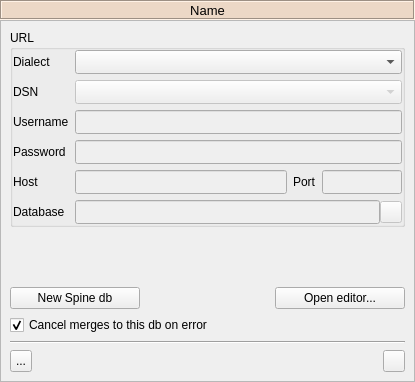
<?xml version="1.0" encoding="UTF-8"?>
<!--
######################################################################################################################
# Copyright (C) 2017-2020 Spine project consortium
# This file is part of Spine Items.
# Spine Items is free software: you can redistribute it and\/or modify it under the terms of the GNU Lesser General
# Public License as published by the Free Software Foundation, either version 3 of the License, or (at your option)
# any later version. This program is distributed in the hope that it will be useful, but WITHOUT ANY WARRANTY;
# without even the implied warranty of MERCHANTABILITY or FITNESS FOR A PARTICULAR PURPOSE. See the GNU Lesser General
# Public License for more details. You should have received a copy of the GNU Lesser General Public License along with
# this program. If not, see <http:\/\/www.gnu.org\/licenses\/>.
######################################################################################################################
-->
<ui version="4.0">
 <class>Form</class>
 <widget class="QWidget" name="Form">
  <property name="geometry">
   <rect>
    <x>0</x>
    <y>0</y>
    <width>415</width>
    <height>382</height>
   </rect>
  </property>
  <property name="windowTitle">
   <string>Form</string>
  </property>
  <layout class="QVBoxLayout" name="verticalLayout">
   <property name="spacing">
    <number>0</number>
   </property>
   <property name="leftMargin">
    <number>0</number>
   </property>
   <property name="topMargin">
    <number>0</number>
   </property>
   <property name="rightMargin">
    <number>0</number>
   </property>
   <property name="bottomMargin">
    <number>0</number>
   </property>
   <item>
    <widget class="QLabel" name="label_ds_name">
     <property name="sizePolicy">
      <sizepolicy hsizetype="Preferred" vsizetype="Fixed">
       <horstretch>0</horstretch>
       <verstretch>0</verstretch>
      </sizepolicy>
     </property>
     <property name="minimumSize">
      <size>
       <width>0</width>
       <height>20</height>
      </size>
     </property>
     <property name="maximumSize">
      <size>
       <width>16777215</width>
       <height>20</height>
      </size>
     </property>
     <property name="font">
      <font>
       <pointsize>10</pointsize>
       <weight>50</weight>
       <bold>false</bold>
       <kerning>true</kerning>
      </font>
     </property>
     <property name="styleSheet">
      <string notr="true">background-color: #ecd8c6;</string>
     </property>
     <property name="frameShape">
      <enum>QFrame::Box</enum>
     </property>
     <property name="frameShadow">
      <enum>QFrame::Sunken</enum>
     </property>
     <property name="lineWidth">
      <number>1</number>
     </property>
     <property name="text">
      <string>Name</string>
     </property>
     <property name="scaledContents">
      <bool>false</bool>
     </property>
     <property name="alignment">
      <set>Qt::AlignCenter</set>
     </property>
     <property name="wordWrap">
      <bool>true</bool>
     </property>
    </widget>
   </item>
   <item>
    <widget class="QScrollArea" name="scrollArea_5">
     <property name="widgetResizable">
      <bool>true</bool>
     </property>
     <widget class="QWidget" name="scrollAreaWidgetContents_7">
      <property name="geometry">
       <rect>
        <x>0</x>
        <y>0</y>
        <width>413</width>
        <height>360</height>
       </rect>
      </property>
      <layout class="QVBoxLayout" name="verticalLayout_25">
       <item>
        <widget class="QGroupBox" name="groupBox_3">
         <property name="title">
          <string>URL</string>
         </property>
         <layout class="QVBoxLayout" name="verticalLayout_26">
          <property name="spacing">
           <number>6</number>
          </property>
          <property name="leftMargin">
           <number>0</number>
          </property>
          <property name="topMargin">
           <number>0</number>
          </property>
          <property name="rightMargin">
           <number>0</number>
          </property>
          <property name="bottomMargin">
           <number>0</number>
          </property>
          <item>
           <layout class="QGridLayout" name="gridLayout_3">
            <item row="5" column="0">
             <widget class="QLabel" name="label_database">
              <property name="sizePolicy">
               <sizepolicy hsizetype="Fixed" vsizetype="Fixed">
                <horstretch>0</horstretch>
                <verstretch>0</verstretch>
               </sizepolicy>
              </property>
              <property name="font">
               <font>
                <pointsize>9</pointsize>
               </font>
              </property>
              <property name="text">
               <string>Database</string>
              </property>
             </widget>
            </item>
            <item row="0" column="2" colspan="2">
             <layout class="QHBoxLayout" name="horizontalLayout_12">
              <item>
               <widget class="QComboBox" name="comboBox_dialect">
                <property name="sizePolicy">
                 <sizepolicy hsizetype="Expanding" vsizetype="Fixed">
                  <horstretch>0</horstretch>
                  <verstretch>0</verstretch>
                 </sizepolicy>
                </property>
                <property name="minimumSize">
                 <size>
                  <width>0</width>
                  <height>24</height>
                 </size>
                </property>
                <property name="maximumSize">
                 <size>
                  <width>16777215</width>
                  <height>24</height>
                 </size>
                </property>
                <property name="font">
                 <font>
                  <pointsize>9</pointsize>
                 </font>
                </property>
               </widget>
              </item>
             </layout>
            </item>
            <item row="1" column="2" colspan="2">
             <widget class="QComboBox" name="comboBox_dsn">
              <property name="enabled">
               <bool>false</bool>
              </property>
              <property name="sizePolicy">
               <sizepolicy hsizetype="Expanding" vsizetype="Fixed">
                <horstretch>0</horstretch>
                <verstretch>0</verstretch>
               </sizepolicy>
              </property>
              <property name="minimumSize">
               <size>
                <width>0</width>
                <height>24</height>
               </size>
              </property>
              <property name="maximumSize">
               <size>
                <width>16777215</width>
                <height>24</height>
               </size>
              </property>
              <property name="font">
               <font>
                <pointsize>9</pointsize>
               </font>
              </property>
             </widget>
            </item>
            <item row="5" column="2" colspan="2">
             <layout class="QHBoxLayout" name="horizontalLayout_24">
              <property name="spacing">
               <number>0</number>
              </property>
              <item>
               <widget class="CustomQLineEdit" name="lineEdit_database">
                <property name="enabled">
                 <bool>false</bool>
                </property>
                <property name="sizePolicy">
                 <sizepolicy hsizetype="Expanding" vsizetype="Fixed">
                  <horstretch>0</horstretch>
                  <verstretch>0</verstretch>
                 </sizepolicy>
                </property>
                <property name="minimumSize">
                 <size>
                  <width>0</width>
                  <height>24</height>
                 </size>
                </property>
                <property name="maximumSize">
                 <size>
                  <width>16777215</width>
                  <height>24</height>
                 </size>
                </property>
                <property name="font">
                 <font>
                  <pointsize>9</pointsize>
                 </font>
                </property>
                <property name="cursor">
                 <cursorShape>IBeamCursor</cursorShape>
                </property>
                <property name="placeholderText">
                 <string/>
                </property>
                <property name="clearButtonEnabled">
                 <bool>true</bool>
                </property>
               </widget>
              </item>
              <item>
               <widget class="QToolButton" name="toolButton_select_sqlite_file">
                <property name="enabled">
                 <bool>false</bool>
                </property>
                <property name="sizePolicy">
                 <sizepolicy hsizetype="Expanding" vsizetype="Fixed">
                  <horstretch>0</horstretch>
                  <verstretch>0</verstretch>
                 </sizepolicy>
                </property>
                <property name="minimumSize">
                 <size>
                  <width>22</width>
                  <height>22</height>
                 </size>
                </property>
                <property name="maximumSize">
                 <size>
                  <width>22</width>
                  <height>22</height>
                 </size>
                </property>
                <property name="toolTip">
                 <string>&lt;html&gt;&lt;head/&gt;&lt;body&gt;&lt;p&gt;Select SQLite file&lt;/p&gt;&lt;/body&gt;&lt;/html&gt;</string>
                </property>
                <property name="icon">
                 <iconset resource="../../ui/resources/resources_icons.qrc">
                  <normaloff>:/icons/folder-open-regular.svg</normaloff>:/icons/folder-open-regular.svg</iconset>
                </property>
               </widget>
              </item>
             </layout>
            </item>
            <item row="0" column="0">
             <widget class="QLabel" name="label_dialect">
              <property name="sizePolicy">
               <sizepolicy hsizetype="Fixed" vsizetype="Fixed">
                <horstretch>0</horstretch>
                <verstretch>0</verstretch>
               </sizepolicy>
              </property>
              <property name="maximumSize">
               <size>
                <width>16777215</width>
                <height>16777215</height>
               </size>
              </property>
              <property name="font">
               <font>
                <pointsize>9</pointsize>
               </font>
              </property>
              <property name="text">
               <string>Dialect</string>
              </property>
             </widget>
            </item>
            <item row="1" column="0">
             <widget class="QLabel" name="label_dsn">
              <property name="sizePolicy">
               <sizepolicy hsizetype="Fixed" vsizetype="Fixed">
                <horstretch>0</horstretch>
                <verstretch>0</verstretch>
               </sizepolicy>
              </property>
              <property name="font">
               <font>
                <pointsize>9</pointsize>
               </font>
              </property>
              <property name="text">
               <string>DSN</string>
              </property>
             </widget>
            </item>
            <item row="2" column="2" colspan="2">
             <widget class="PropertyQLineEdit" name="lineEdit_username">
              <property name="enabled">
               <bool>false</bool>
              </property>
              <property name="sizePolicy">
               <sizepolicy hsizetype="Expanding" vsizetype="Fixed">
                <horstretch>0</horstretch>
                <verstretch>0</verstretch>
               </sizepolicy>
              </property>
              <property name="minimumSize">
               <size>
                <width>0</width>
                <height>24</height>
               </size>
              </property>
              <property name="maximumSize">
               <size>
                <width>5000</width>
                <height>24</height>
               </size>
              </property>
              <property name="font">
               <font>
                <pointsize>9</pointsize>
               </font>
              </property>
              <property name="placeholderText">
               <string/>
              </property>
              <property name="clearButtonEnabled">
               <bool>true</bool>
              </property>
             </widget>
            </item>
            <item row="2" column="0">
             <widget class="QLabel" name="label_username">
              <property name="sizePolicy">
               <sizepolicy hsizetype="Fixed" vsizetype="Fixed">
                <horstretch>0</horstretch>
                <verstretch>0</verstretch>
               </sizepolicy>
              </property>
              <property name="font">
               <font>
                <pointsize>9</pointsize>
               </font>
              </property>
              <property name="text">
               <string>Username</string>
              </property>
             </widget>
            </item>
            <item row="3" column="2" colspan="2">
             <widget class="PropertyQLineEdit" name="lineEdit_password">
              <property name="enabled">
               <bool>false</bool>
              </property>
              <property name="sizePolicy">
               <sizepolicy hsizetype="Expanding" vsizetype="Fixed">
                <horstretch>0</horstretch>
                <verstretch>0</verstretch>
               </sizepolicy>
              </property>
              <property name="minimumSize">
               <size>
                <width>0</width>
                <height>24</height>
               </size>
              </property>
              <property name="maximumSize">
               <size>
                <width>5000</width>
                <height>24</height>
               </size>
              </property>
              <property name="font">
               <font>
                <pointsize>9</pointsize>
               </font>
              </property>
              <property name="echoMode">
               <enum>QLineEdit::Password</enum>
              </property>
              <property name="placeholderText">
               <string/>
              </property>
              <property name="clearButtonEnabled">
               <bool>true</bool>
              </property>
             </widget>
            </item>
            <item row="4" column="2" colspan="2">
             <layout class="QHBoxLayout" name="horizontalLayout_23">
              <item>
               <widget class="PropertyQLineEdit" name="lineEdit_host">
                <property name="enabled">
                 <bool>false</bool>
                </property>
                <property name="sizePolicy">
                 <sizepolicy hsizetype="Expanding" vsizetype="Fixed">
                  <horstretch>3</horstretch>
                  <verstretch>0</verstretch>
                 </sizepolicy>
                </property>
                <property name="minimumSize">
                 <size>
                  <width>0</width>
                  <height>24</height>
                 </size>
                </property>
                <property name="maximumSize">
                 <size>
                  <width>5000</width>
                  <height>24</height>
                 </size>
                </property>
                <property name="font">
                 <font>
                  <pointsize>9</pointsize>
                 </font>
                </property>
                <property name="placeholderText">
                 <string/>
                </property>
                <property name="clearButtonEnabled">
                 <bool>true</bool>
                </property>
               </widget>
              </item>
              <item>
               <widget class="QLabel" name="label_port">
                <property name="sizePolicy">
                 <sizepolicy hsizetype="Fixed" vsizetype="Fixed">
                  <horstretch>1</horstretch>
                  <verstretch>0</verstretch>
                 </sizepolicy>
                </property>
                <property name="font">
                 <font>
                  <pointsize>9</pointsize>
                 </font>
                </property>
                <property name="text">
                 <string>Port</string>
                </property>
               </widget>
              </item>
              <item>
               <widget class="PropertyQLineEdit" name="lineEdit_port">
                <property name="enabled">
                 <bool>false</bool>
                </property>
                <property name="sizePolicy">
                 <sizepolicy hsizetype="Expanding" vsizetype="Fixed">
                  <horstretch>0</horstretch>
                  <verstretch>0</verstretch>
                 </sizepolicy>
                </property>
                <property name="minimumSize">
                 <size>
                  <width>0</width>
                  <height>24</height>
                 </size>
                </property>
                <property name="maximumSize">
                 <size>
                  <width>80</width>
                  <height>24</height>
                 </size>
                </property>
                <property name="font">
                 <font>
                  <pointsize>9</pointsize>
                 </font>
                </property>
                <property name="inputMethodHints">
                 <set>Qt::ImhNone</set>
                </property>
                <property name="placeholderText">
                 <string/>
                </property>
               </widget>
              </item>
             </layout>
            </item>
            <item row="3" column="0">
             <widget class="QLabel" name="label_password">
              <property name="sizePolicy">
               <sizepolicy hsizetype="Fixed" vsizetype="Fixed">
                <horstretch>0</horstretch>
                <verstretch>0</verstretch>
               </sizepolicy>
              </property>
              <property name="font">
               <font>
                <pointsize>9</pointsize>
               </font>
              </property>
              <property name="text">
               <string>Password</string>
              </property>
             </widget>
            </item>
            <item row="4" column="0">
             <widget class="QLabel" name="label_host">
              <property name="sizePolicy">
               <sizepolicy hsizetype="Fixed" vsizetype="Fixed">
                <horstretch>0</horstretch>
                <verstretch>0</verstretch>
               </sizepolicy>
              </property>
              <property name="font">
               <font>
                <pointsize>9</pointsize>
               </font>
              </property>
              <property name="text">
               <string>Host</string>
              </property>
             </widget>
            </item>
           </layout>
          </item>
         </layout>
        </widget>
       </item>
       <item>
        <spacer name="verticalSpacer_2">
         <property name="orientation">
          <enum>Qt::Vertical</enum>
         </property>
         <property name="sizeHint" stdset="0">
          <size>
           <width>20</width>
           <height>40</height>
          </size>
         </property>
        </spacer>
       </item>
       <item>
        <layout class="QHBoxLayout" name="horizontalLayout">
         <item>
          <widget class="QPushButton" name="pushButton_create_new_spine_db">
           <property name="sizePolicy">
            <sizepolicy hsizetype="MinimumExpanding" vsizetype="Fixed">
             <horstretch>0</horstretch>
             <verstretch>0</verstretch>
            </sizepolicy>
           </property>
           <property name="toolTip">
            <string>&lt;html&gt;&lt;head/&gt;&lt;body&gt;&lt;p&gt;Create new Spine database at the selected URL, or at a default one if the selected is not valid.&lt;/p&gt;&lt;/body&gt;&lt;/html&gt;</string>
           </property>
           <property name="text">
            <string>New Spine db</string>
           </property>
           <property name="icon">
            <iconset resource="../../ui/resources/resources_icons.qrc">
             <normaloff>:/icons/Spine_symbol.png</normaloff>:/icons/Spine_symbol.png</iconset>
           </property>
          </widget>
         </item>
         <item>
          <spacer name="horizontalSpacer">
           <property name="orientation">
            <enum>Qt::Horizontal</enum>
           </property>
           <property name="sizeHint" stdset="0">
            <size>
             <width>40</width>
             <height>20</height>
            </size>
           </property>
          </spacer>
         </item>
         <item>
          <widget class="QPushButton" name="pushButton_ds_open_editor">
           <property name="sizePolicy">
            <sizepolicy hsizetype="MinimumExpanding" vsizetype="Fixed">
             <horstretch>0</horstretch>
             <verstretch>0</verstretch>
            </sizepolicy>
           </property>
           <property name="toolTip">
            <string>&lt;html&gt;&lt;head/&gt;&lt;body&gt;&lt;p&gt;Open URL in Spine database editor&lt;/p&gt;&lt;/body&gt;&lt;/html&gt;</string>
           </property>
           <property name="text">
            <string>Open editor...</string>
           </property>
          </widget>
         </item>
        </layout>
       </item>
       <item>
        <widget class="QCheckBox" name="cancel_on_error_checkBox">
         <property name="toolTip">
          <string>If there are any errors when trying to import data cancel the whole import.</string>
         </property>
         <property name="text">
          <string>Cancel merges to this db on error</string>
         </property>
         <property name="checked">
          <bool>true</bool>
         </property>
        </widget>
       </item>
       <item>
        <widget class="Line" name="line_8">
         <property name="orientation">
          <enum>Qt::Horizontal</enum>
         </property>
        </widget>
       </item>
       <item>
        <layout class="QHBoxLayout" name="horizontalLayout_27">
         <item>
          <widget class="QToolButton" name="toolButton_copy_url">
           <property name="minimumSize">
            <size>
             <width>22</width>
             <height>22</height>
            </size>
           </property>
           <property name="maximumSize">
            <size>
             <width>22</width>
             <height>22</height>
            </size>
           </property>
           <property name="toolTip">
            <string>&lt;html&gt;&lt;head/&gt;&lt;body&gt;&lt;p&gt;Copy current database url to clipboard.&lt;/p&gt;&lt;/body&gt;&lt;/html&gt;</string>
           </property>
           <property name="text">
            <string>...</string>
           </property>
           <property name="icon">
            <iconset resource="../../ui/resources/resources_icons.qrc">
             <normaloff>:/icons/copy.svg</normaloff>:/icons/copy.svg</iconset>
           </property>
          </widget>
         </item>
         <item>
          <spacer name="horizontalSpacer_16">
           <property name="orientation">
            <enum>Qt::Horizontal</enum>
           </property>
           <property name="sizeHint" stdset="0">
            <size>
             <width>40</width>
             <height>20</height>
            </size>
           </property>
          </spacer>
         </item>
         <item>
          <widget class="QToolButton" name="toolButton_ds_open_dir">
           <property name="sizePolicy">
            <sizepolicy hsizetype="Fixed" vsizetype="Fixed">
             <horstretch>0</horstretch>
             <verstretch>0</verstretch>
            </sizepolicy>
           </property>
           <property name="minimumSize">
            <size>
             <width>22</width>
             <height>22</height>
            </size>
           </property>
           <property name="maximumSize">
            <size>
             <width>22</width>
             <height>22</height>
            </size>
           </property>
           <property name="toolTip">
            <string>&lt;html&gt;&lt;head/&gt;&lt;body&gt;&lt;p&gt;Open this Data Store's project directory in file browser&lt;/p&gt;&lt;/body&gt;&lt;/html&gt;</string>
           </property>
           <property name="text">
            <string/>
           </property>
           <property name="icon">
            <iconset resource="../../ui/resources/resources_icons.qrc">
             <normaloff>:/icons/folder-open-solid.svg</normaloff>:/icons/folder-open-solid.svg</iconset>
           </property>
          </widget>
         </item>
        </layout>
       </item>
      </layout>
     </widget>
    </widget>
   </item>
  </layout>
 </widget>
 <customwidgets>
  <customwidget>
   <class>CustomQLineEdit</class>
   <extends>QLineEdit</extends>
   <header>spinetoolbox/widgets/custom_qlineedits.h</header>
  </customwidget>
  <customwidget>
   <class>PropertyQLineEdit</class>
   <extends>QLineEdit</extends>
   <header>spinetoolbox/widgets/custom_qlineedits.h</header>
  </customwidget>
 </customwidgets>
 <tabstops>
  <tabstop>scrollArea_5</tabstop>
  <tabstop>comboBox_dialect</tabstop>
  <tabstop>comboBox_dsn</tabstop>
  <tabstop>lineEdit_username</tabstop>
  <tabstop>lineEdit_password</tabstop>
  <tabstop>lineEdit_host</tabstop>
  <tabstop>lineEdit_port</tabstop>
  <tabstop>lineEdit_database</tabstop>
  <tabstop>toolButton_select_sqlite_file</tabstop>
  <tabstop>pushButton_create_new_spine_db</tabstop>
  <tabstop>pushButton_ds_open_editor</tabstop>
  <tabstop>toolButton_copy_url</tabstop>
  <tabstop>toolButton_ds_open_dir</tabstop>
 </tabstops>
 <resources>
  <include location="../../ui/resources/resources_icons.qrc"/>
 </resources>
 <connections/>
</ui>
